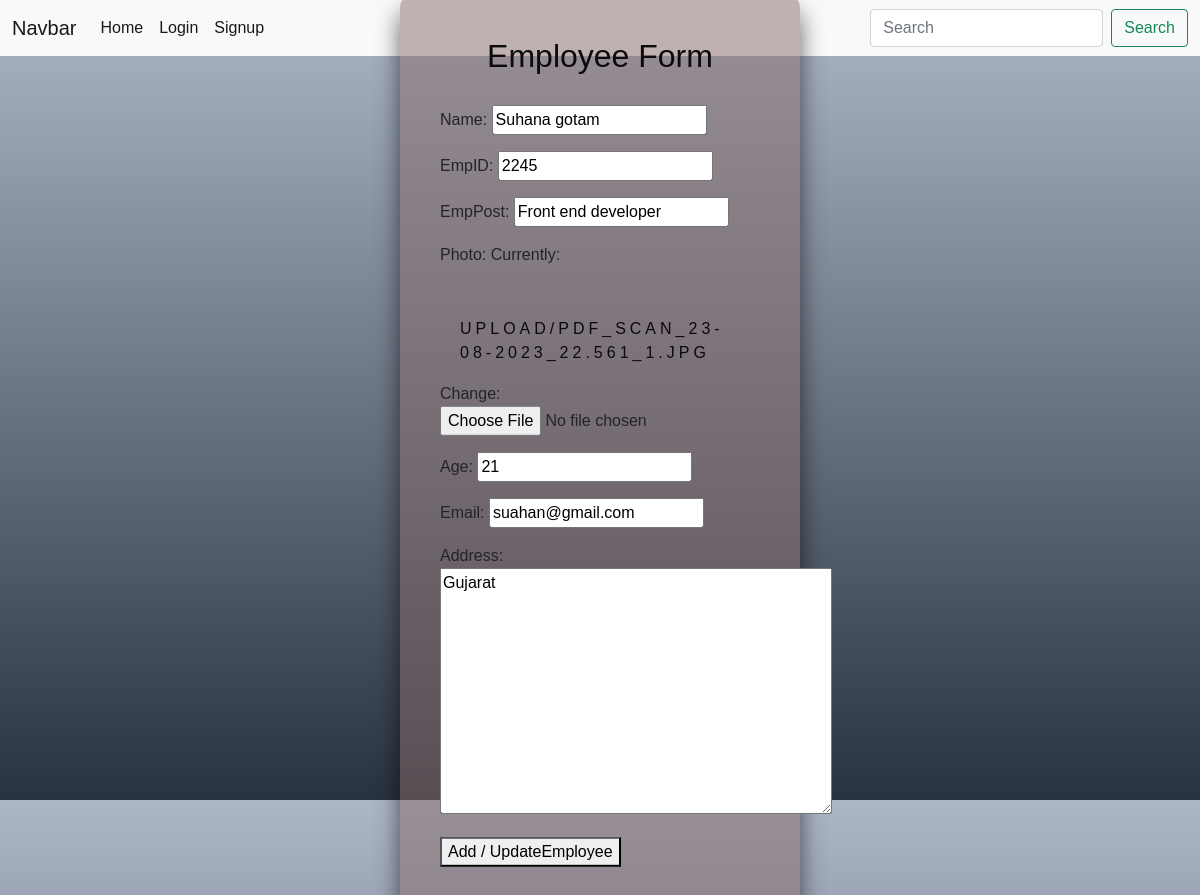
The app's page /update/2/ with its own data.
### testapp/models.py (models this page shows)
class Employee(models.Model):
    Name = models.CharField(max_length=50)
    EmpID = models.CharField(max_length=50)
    EmpPost = models.CharField(max_length=50)
    Photo = models.ImageField(upload_to="upload")
    Age = models.IntegerField()
    Email = models.EmailField(max_length=254)
    Address = models.TextField(max_length=225)

### testapp/views.py (the view, shortened to what this page needs)
# urls.py: path("update/<int:pk>/", views.EmployeeUpdate.as_view()),
class EmployeeUpdate(UpdateView):
    model = Employee
    fields = "__all__"

### templates/testapp/Employee_Form.html (shortened to what this page needs)
{% extends 'testapp/index.html' %}
{%block content%}
<!DOCTYPE html>
<html lang="en" >
<head>
</head>
<body>
<div class="login-box">
  <h2>Employee Form</h2>
  <form>
    <form method="POST" enctype="multipart/form-data">
        {{form.as_p}}
        <button type="submit">Add / UpdateEmployee</button>
  </form>
</div>
</body>
</html>
{%endblock%}

### templates/testapp/Employee_Form.html (style rules this page uses)
html { height: 100%; }
body { margin:0; padding:0; font-family: sans-serif; background: linear-gradient(#acb6c7, #28333f); }
.login-box { position: absolute; top: 50%; left: 50%; width: 400px; padding: 40px; transform: translate(-50%, -50%); background: rgba(136, 107, 107, 0.5); box-sizing: border-box; box-shadow: 0 15px 25px rgba(0,0,0,.6); border-radius: 10px; }
.login-box h2 { margin: 0 0 30px; padding: 0; color: #0c0b0b; text-align: center; }
.login-box form a { position: relative; display: inline-block; padding: 10px 20px; color: #0a0a0a; font-size: 16px; text-decoration: none; text-transform: uppercase; overflow: hidden; transition: .5s; margin-top: 40px; letter-spacing: 4px }

### records on screen
Employee: Name "Suhana gotam", EmpID "2245", EmpPost "Front end developer", Age "21", Email "suahan@gmail.com", Address "Gujarat"
